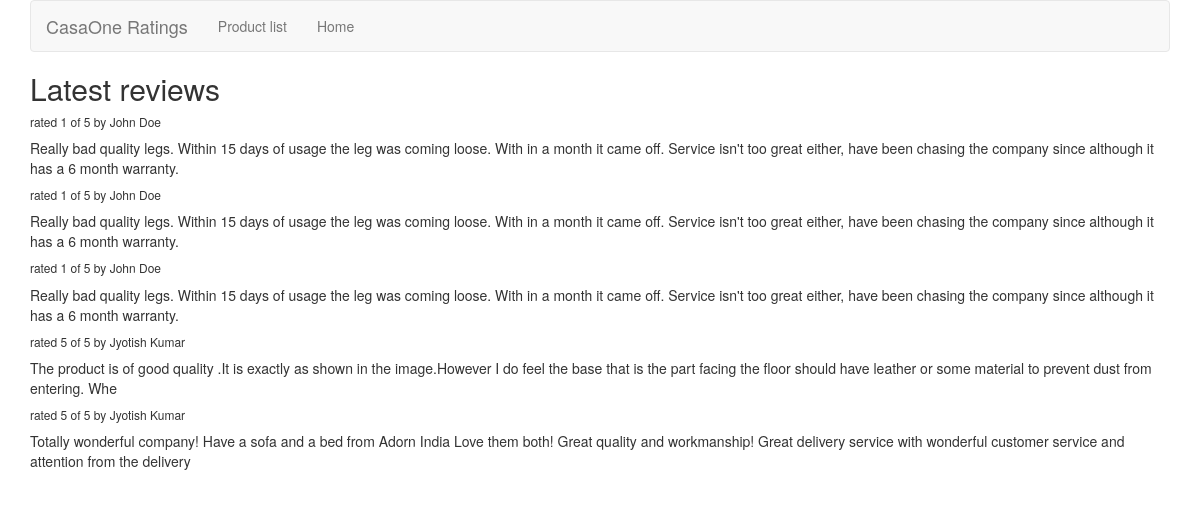
The app's page /reviews/ with its own data.
### reviews/models.py (models this page shows)
class Review(models.Model):
    id = models.AutoField(primary_key=True)
    RATING_CHOICES = (
        (1, '1'),
        (2, '2'),
        (3, '3'),
        (4, '4'),
        (5, '5'),
    )
    product = models.ForeignKey(Product)
    pub_date = models.DateTimeField('date published')
    user_name = models.CharField(max_length=100)
    comment = models.CharField(max_length=512)
    rating = models.IntegerField(choices=RATING_CHOICES)

### reviews/views.py (the view)
def review_list(request):
    latest_review_list = Review.objects.order_by('-pub_date')[:10]
    context = {'latest_review_list': latest_review_list}
    return render(request, 'reviews/review_list.html', context)

### reviews/templates/reviews/review_list.html (shortened to what this page needs)
{% extends 'reviews/base.html' %}
{% block title %}
<h2>Latest reviews</h2>
{% endblock %}
{% block content %}
{% if latest_review_list %}
<div>
    {% for review in latest_review_list %}
    <div>
        <h6>rated {{ review.rating }} of 5 by {{ review.user_name }}</h6>
        <p>{{ review.comment }}</p>
    </div>
    {% endfor %}
</div>
{% else %}
<p>No reviews are available.</p>
{% endif %}
{% endblock %}

### reviews/templates/reviews/base.html (shortened to what this page needs)
{% load bootstrap3 %}
{% bootstrap_css %}
{% block bootstrap3_content %}
<div class="container">
    <nav  class="navbar navbar-default">
        <div class="navbar-header">
            <a class="navbar-brand" href="{% url 'reviews:review_list' %}">CasaOne Ratings</a>
        </div>
        <div id="navbar" class="navbar-collapse collapse">
            <ul class="nav navbar-nav">
                <li><a href="{% url 'reviews:product_list' %}">Product list</a></li>
                <li><a href="{% url 'reviews:review_list' %}">Home</a></li>
            </ul>
        </div>
    </nav>
    <h1>{% block title %}(no title){% endblock %}</h1>
    {% block content %}(no content){% endblock %}
</div>
{% endblock %}

### records on screen
Review: rating "1", user_name "John Doe", comment "Really bad quality legs. Within 15 days of usage the leg was coming loose. With in a month it came off. Service isn't too great either, have been chasing the company since although it has a 6 month warranty."
Review: rating "1", user_name "John Doe", comment "Really bad quality legs. Within 15 days of usage the leg was coming loose. With in a month it came off. Service isn't too great either, have been chasing the company since although it has a 6 month warranty."
Review: rating "1", user_name "John Doe", comment "Really bad quality legs. Within 15 days of usage the leg was coming loose. With in a month it came off. Service isn't too great either, have been chasing the company since although it has a 6 month warranty."
Review: rating "5", user_name "Jyotish Kumar", comment "The product is of good quality .It is exactly as shown in the image.However I do feel the base that is the part facing the floor should have leather or some material to prevent dust from entering. Whe"
Review: rating "5", user_name "Jyotish Kumar", comment "Totally wonderful company! Have a sofa and a bed from Adorn India Love them both! Great quality and workmanship! Great delivery service with wonderful customer service and attention from the delivery"
